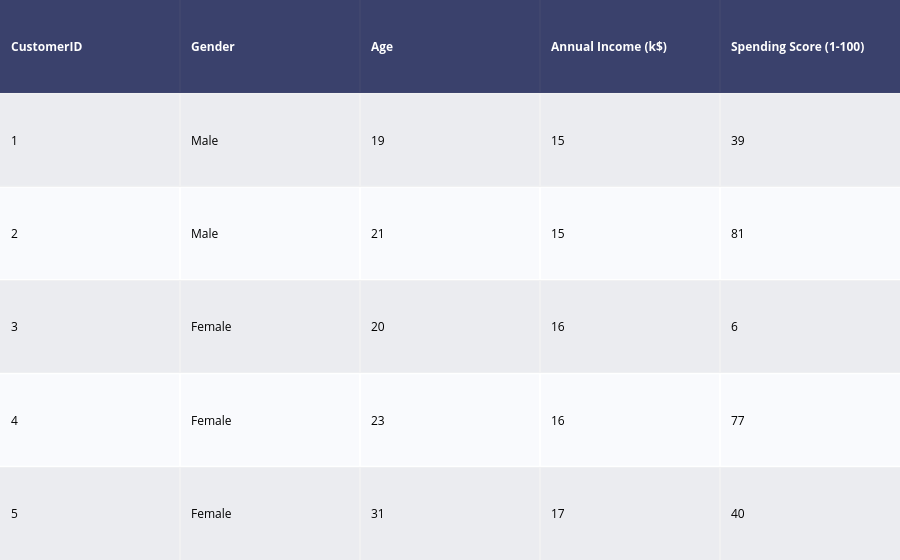

The cell this chart's notebook holds for it:
### Markdown cell above
Reading the Dataset

### Code cell
# importing the dataset
data = pd.read_csv(r"C:\Users\Piyush GAJ\Downloads\Mall_Customers.csv")
dat = ff.create_table(data.head())
py.iplot(dat)

### Figure 1 — Plotly figure (JSON) as saved in the notebook; plotly's stock layout.template omitted (floating-point values rounded to 4 significant figures)
{"data": [{"colorscale": [[0, "#00083e"], [0.5, "#ededee"], [1, "#ffffff"]], "hoverinfo": "none", "opacity": 0.75, "showscale": false, "type": "heatmap", "z": [[0, 0, 0, 0, 0], [0.5, 0.5, 0.5, 0.5, 0.5], [1, 1, 1, 1, 1], [0.5, 0.5, 0.5, 0.5, 0.5], [1, 1, 1, 1, 1], [0.5, 0.5, 0.5, 0.5, 0.5]]}], "layout": {"annotations": [{"align": "left", "font": {"color": "#ffffff"}, "showarrow": false, "text": "<b>CustomerID</b>", "x": -0.45, "xanchor": "left", "xref": "x", "y": 0, "yref": "y"}, {"align": "left", "font": {"color": "#ffffff"}, "showarrow": false, "text": "<b>Gender</b>", "x": 0.55, "xanchor": "left", "xref": "x", "y": 0, "yref": "y"}, {"align": "left", "font": {"color": "#ffffff"}, "showarrow": false, "text": "<b>Age</b>", "x": 1.55, "xanchor": "left", "xref": "x", "y": 0, "yref": "y"}, {"align": "left", "font": {"color": "#ffffff"}, "showarrow": false, "text": "<b>Annual Income (k$)</b>", "x": 2.55, "xanchor": "left", "xref": "x", "y": 0, "yref": "y"}, {"align": "left", "font": {"color": "#ffffff"}, "showarrow": false, "text": "<b>Spending Score (1-100)</b>", "x": 3.55, "xanchor": "left", "xref": "x", "y": 0, "yref": "y"}, {"align": "left", "font": {"color": "#000000"}, "showarrow": false, "text": "1", "x": -0.45, "xanchor": "left", "xref": "x", "y": 1, "yref": "y"}, {"align": "left", "font": {"color": "#000000"}, "showarrow": false, "text": "Male", "x": 0.55, "xanchor": "left", "xref": "x", "y": 1, "yref": "y"}, {"align": "left", "font": {"color": "#000000"}, "showarrow": false, "text": "19", "x": 1.55, "xanchor": "left", "xref": "x", "y": 1, "yref": "y"}, {"align": "left", "font": {"color": "#000000"}, "showarrow": false, "text": "15", "x": 2.55, "xanchor": "left", "xref": "x", "y": 1, "yref": "y"}, {"align": "left", "font": {"color": "#000000"}, "showarrow": false, "text": "39", "x": 3.55, "xanchor": "left", "xref": "x", "y": 1, "yref": "y"}, {"align": "left", "font": {"color": "#000000"}, "showarrow": false, "text": "2", "x": -0.45, "xanchor": "left", "xref": "x", "y": 2, "yref": "y"}, {"align": "left", "font": {"color": "#000000"}, "showarrow": false, "text": "Male", "x": 0.55, "xanchor": "left", "xref": "x", "y": 2, "yref": "y"}, {"align": "left", "font": {"color": "#000000"}, "showarrow": false, "text": "21", "x": 1.55, "xanchor": "left", "xref": "x", "y": 2, "yref": "y"}, {"align": "left", "font": {"color": "#000000"}, "showarrow": false, "text": "15", "x": 2.55, "xanchor": "left", "xref": "x", "y": 2, "yref": "y"}, {"align": "left", "font": {"color": "#000000"}, "showarrow": false, "text": "81", "x": 3.55, "xanchor": "left", "xref": "x", "y": 2, "yref": "y"}, {"align": "left", "font": {"color": "#000000"}, "showarrow": false, "text": "3", "x": -0.45, "xanchor": "left", "xref": "x", "y": 3, "yref": "y"}, {"align": "left", "font": {"color": "#000000"}, "showarrow": false, "text": "Female", "x": 0.55, "xanchor": "left", "xref": "x", "y": 3, "yref": "y"}, {"align": "left", "font": {"color": "#000000"}, "showarrow": false, "text": "20", "x": 1.55, "xanchor": "left", "xref": "x", "y": 3, "yref": "y"}, {"align": "left", "font": {"color": "#000000"}, "showarrow": false, "text": "16", "x": 2.55, "xanchor": "left", "xref": "x", "y": 3, "yref": "y"}, {"align": "left", "font": {"color": "#000000"}, "showarrow": false, "text": "6", "x": 3.55, "xanchor": "left", "xref": "x", "y": 3, "yref": "y"}, {"align": "left", "font": {"color": "#000000"}, "showarrow": false, "text": "4", "x": -0.45, "xanchor": "left", "xref": "x", "y": 4, "yref": "y"}, {"align": "left", "font": {"color": "#000000"}, "showarrow": false, "text": "Female", "x": 0.55, "xanchor": "left", "xref": "x", "y": 4, "yref": "y"}, {"align": "left", "font": {"color": "#000000"}, "showarrow": false, "text": "23", "x": 1.55, "xanchor": "left", "xref": "x", "y": 4, "yref": "y"}, {"align": "left", "font": {"color": "#000000"}, "showarrow": false, "text": "16", "x": 2.55, "xanchor": "left", "xref": "x", "y": 4, "yref": "y"}, {"align": "left", "font": {"color": "#000000"}, "showarrow": false, "text": "77", "x": 3.55, "xanchor": "left", "xref": "x", "y": 4, "yref": "y"}, {"align": "left", "font": {"color": "#000000"}, "showarrow": false, "text": "5", "x": -0.45, "xanchor": "left", "xref": "x", "y": 5, "yref": "y"}, {"align": "left", "font": {"color": "#000000"}, "showarrow": false, "text": "Female", "x": 0.55, "xanchor": "left", "xref": "x", "y": 5, "yref": "y"}, {"align": "left", "font": {"color": "#000000"}, "showarrow": false, "text": "31", "x": 1.55, "xanchor": "left", "xref": "x", "y": 5, "yref": "y"}, {"align": "left", "font": {"color": "#000000"}, "showarrow": false, "text": "17", "x": 2.55, "xanchor": "left", "xref": "x", "y": 5, "yref": "y"}, {"align": "left", "font": {"color": "#000000"}, "showarrow": false, "text": "40", "x": 3.55, "xanchor": "left", "xref": "x", "y": 5, "yref": "y"}], "autosize": true, "margin": {"b": 0, "l": 0, "r": 0, "t": 0}, "xaxis": {"autorange": true, "dtick": 1, "gridwidth": 2, "range": [-0.5, 4.945], "showticklabels": false, "tick0": -0.5, "ticks": "", "zeroline": false}, "yaxis": {"autorange": true, "dtick": 1, "gridwidth": 2, "range": [5.5, -0.5], "showticklabels": false, "tick0": 0.5, "ticks": "", "zeroline": false}}}
